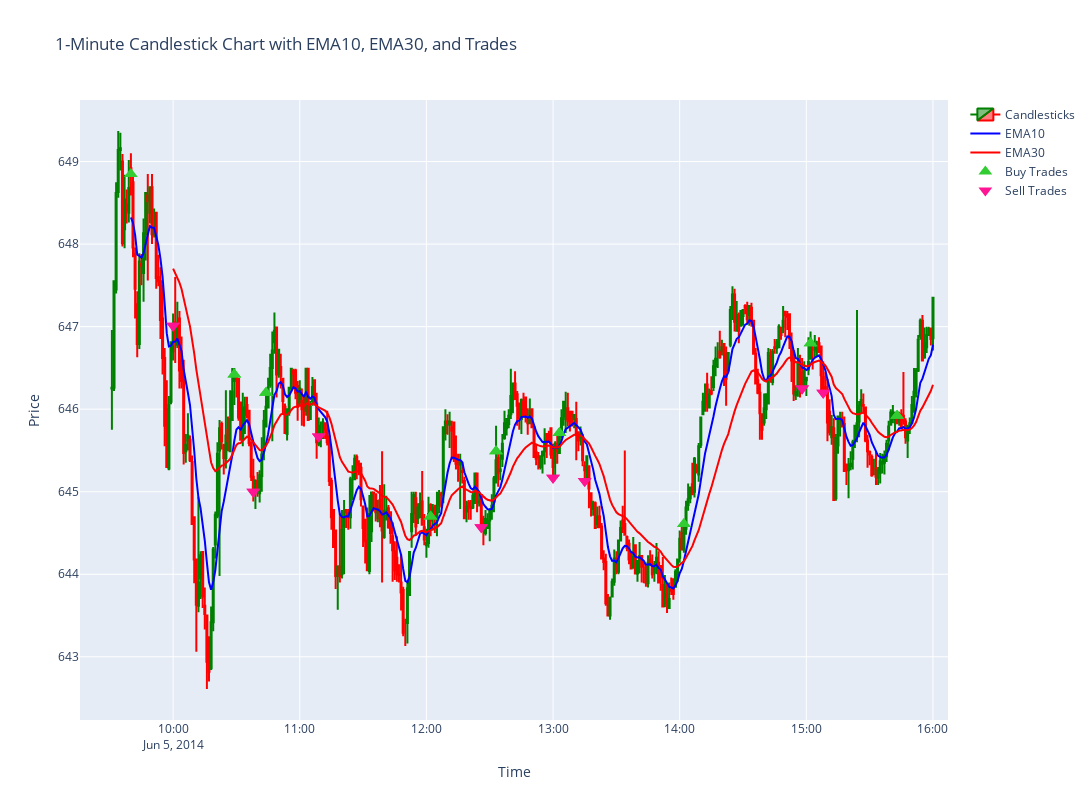

The notebook cell this image was saved under:
### Code cell
import pandas as pd
import plotly.graph_objects as go
from plotly.subplots import make_subplots

# Load candlestick data
df = pd.read_csv("../data/price_data.csv", parse_dates=["time"])
df.sort_values("time", inplace=True)

# Replace 0 in ema10/ema30 with NaN
df.loc[df['ema10'] == 0, 'ema10'] = float('nan')
df.loc[df['ema30'] == 0, 'ema30'] = float('nan')

# Load trade data
trades = pd.read_csv("../data/trades.csv", parse_dates=["time"])

# Split buy and sell trades
buy_trades = trades[trades['side'].str.lower() == 'buy']
sell_trades = trades[trades['side'].str.lower() == 'sell']

# Create subplot figure
fig = make_subplots(rows=1, cols=1, shared_xaxes=True)

# Candlestick chart
fig.add_trace(
    go.Candlestick(
        x=df['time'],
        open=df['open'],
        high=df['high'],
        low=df['low'],
        close=df['close'],
        increasing_line_color='green',
        decreasing_line_color='red',
        name='Candlesticks'
    )
)

# EMA10 line
fig.add_trace(
    go.Scatter(
        x=df['time'],
        y=df['ema10'],
        mode='lines',
        name='EMA10',
        line=dict(color='blue')
    )
)

# EMA30 line
fig.add_trace(
    go.Scatter(
        x=df['time'],
        y=df['ema30'],
        mode='lines',
        name='EMA30',
        line=dict(color='red')
    )
)

# Buy trade markers
fig.add_trace(
    go.Scatter(
        x=buy_trades['time'],
        y=buy_trades['price'],
        mode='markers',
        marker=dict(symbol='triangle-up', size=12, color='limegreen'),
        name='Buy Trades'
    )
)

# Sell trade markers
fig.add_trace(
    go.Scatter(
        x=sell_trades['time'],
        y=sell_trades['price'],
        mode='markers',
        marker=dict(symbol='triangle-down', size=12, color='deeppink'),
        name='Sell Trades'
    )
)

# Update layout
fig.update_layout(
    title='1-Minute Candlestick Chart with EMA10, EMA30, and Trades',
    xaxis_title='Time',
    yaxis_title='Price',
    width=1600,
    height=800,
    hovermode='x unified',
    xaxis_rangeslider_visible=False
)

# Enable crosshair
fig.update_xaxes(showspikes=True, spikecolor="grey", spikemode="across", spikesnap="cursor", spikethickness=1)
fig.update_yaxes(showspikes=True, spikecolor="grey", spikemode="across", spikesnap="cursor", spikethickness=1)

# Show figure with scroll zoom
fig.show(config={'scrollZoom': True})

### Figure 1 — Plotly figure (JSON) as saved in the notebook; plotly's stock layout.template omitted (floating-point values rounded to 4 significant figures; data arrays with more than 128 entries replaced by an {"elided": "..."} marker saying what was removed)
{"data": [{"close": {"elided": "390 float values"}, "decreasing": {"line": {"color": "red"}}, "high": {"elided": "390 float values"}, "increasing": {"line": {"color": "green"}}, "low": {"elided": "390 float values"}, "name": "Candlesticks", "open": {"elided": "390 float values"}, "type": "candlestick", "x": {"elided": "390 str values"}}, {"line": {"color": "blue"}, "mode": "lines", "name": "EMA10", "type": "scatter", "x": {"elided": "390 str values"}, "y": {"elided": "390 float values"}}, {"line": {"color": "red"}, "mode": "lines", "name": "EMA30", "type": "scatter", "x": {"elided": "390 str values"}, "y": {"elided": "390 float values"}}, {"marker": {"color": "limegreen", "size": 12, "symbol": "triangle-up"}, "mode": "markers", "name": "Buy Trades", "type": "scatter", "x": ["2014-06-05T09:40:00.000000000", "2014-06-05T10:29:00.000000000", "2014-06-05T10:29:00.000000000", "2014-06-05T10:44:00.000000000", "2014-06-05T10:44:00.000000000", "2014-06-05T12:02:00.000000000", "2014-06-05T12:02:00.000000000", "2014-06-05T12:33:00.000000000", "2014-06-05T12:33:00.000000000", "2014-06-05T13:03:00.000000000", "2014-06-05T13:03:00.000000000", "2014-06-05T14:02:00.000000000", "2014-06-05T14:02:00.000000000", "2014-06-05T15:02:00.000000000", "2014-06-05T15:02:00.000000000", "2014-06-05T15:43:00.000000000", "2014-06-05T15:43:00.000000000"], "y": [648.9, 646.4, 646.4, 646.2, 646.2, 644.7, 644.7, 645.5, 645.5, 645.7, 645.7, 644.6, 644.6, 646.8, 646.8, 645.9, 645.9]}, {"marker": {"color": "deeppink", "size": 12, "symbol": "triangle-down"}, "mode": "markers", "name": "Sell Trades", "type": "scatter", "x": ["2014-06-05T10:00:00.000000000", "2014-06-05T10:00:00.000000000", "2014-06-05T10:38:00.000000000", "2014-06-05T10:38:00.000000000", "2014-06-05T11:09:00.000000000", "2014-06-05T11:09:00.000000000", "2014-06-05T12:26:00.000000000", "2014-06-05T12:26:00.000000000", "2014-06-05T13:00:00.000000000", "2014-06-05T13:00:00.000000000", "2014-06-05T13:15:00.000000000", "2014-06-05T13:15:00.000000000", "2014-06-05T14:58:00.000000000", "2014-06-05T14:58:00.000000000", "2014-06-05T15:08:00.000000000", "2014-06-05T15:08:00.000000000"], "y": [647.0, 647.0, 645.0, 645.0, 645.7, 645.7, 644.6, 644.6, 645.2, 645.2, 645.1, 645.1, 646.2, 646.2, 646.2, 646.2]}], "layout": {"height": 800, "hovermode": "x unified", "title": {"text": "1-Minute Candlestick Chart with EMA10, EMA30, and Trades"}, "width": 1600, "xaxis": {"anchor": "y", "domain": [0, 1], "rangeslider": {"visible": false}, "showspikes": true, "spikecolor": "grey", "spikemode": "across", "spikesnap": "cursor", "spikethickness": 1, "title": {"text": "Time"}}, "yaxis": {"anchor": "x", "domain": [0, 1], "showspikes": true, "spikecolor": "grey", "spikemode": "across", "spikesnap": "cursor", "spikethickness": 1, "title": {"text": "Price"}}}}
